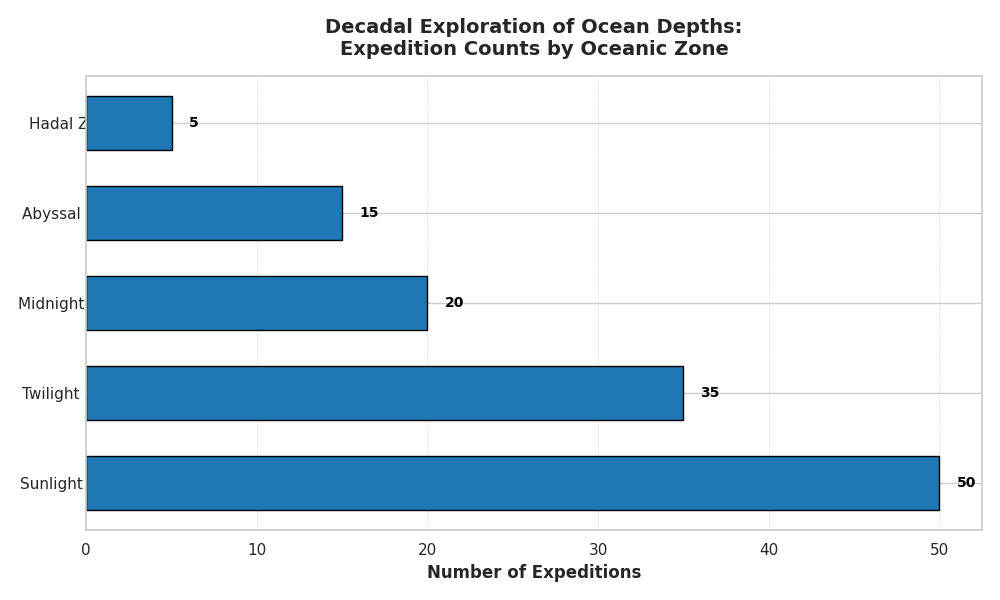

Here is the Python script that generated this plot:
import matplotlib.pyplot as plt
import numpy as np

# Define oceanic zones and corresponding expedition counts
zones = ['Sunlight Zone', 'Twilight Zone', 'Midnight Zone', 'Abyssal Zone', 'Hadal Zone']
expeditions = [50, 35, 20, 15, 5]

# Define a single color for all bars
single_color = '#1f77b4'

# Plotting the horizontal bar chart
fig, ax = plt.subplots(figsize=(10, 6))

# Create horizontal bars with a single color
bars = ax.barh(zones, expeditions, color=single_color, edgecolor='black', height=0.6)

# Setting labels and title
ax.set_xlabel('Number of Expeditions', fontsize=12, fontweight='bold')
ax.set_title('Decadal Exploration of Ocean Depths:\nExpedition Counts by Oceanic Zone', fontsize=14, fontweight='bold', pad=15)

# Add grid for x-axis to improve readability
ax.grid(True, which='both', linestyle='--', linewidth=0.5, alpha=0.7, axis='x')

# Annotate bar values
for bar in bars:
    width = bar.get_width()
    ax.text(width + 1, bar.get_y() + bar.get_height()/2, f'{width}', va='center', fontsize=10, fontweight='bold', color='black')

# Ensure labels are centered with their respective bars
ax.set_yticks(np.arange(len(zones)))
ax.set_yticklabels(zones, ha='center', fontsize=11)

# Adjust layout to prevent overlap
plt.tight_layout()

# Display the plot
plt.show()
